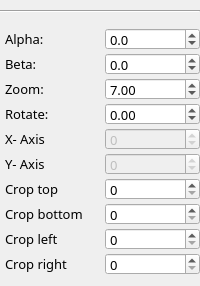
            <widget class="QWidget" name="page_image_1">
             <property name="geometry">
              <rect>
               <x>0</x>
               <y>0</y>
               <width>200</width>
               <height>286</height>
              </rect>
             </property>
             <attribute name="icon">
              <iconset>
               <normaloff>../../../../../../../source/views/ui_design/icon/right.png</normaloff>
               <normalon>../../../../../../../source/views/ui_design/icon/right.png</normalon>
               <activeoff>../../../../../../../source/views/ui_design/icon/down.png</activeoff>../../../../../../../source/views/ui_design/icon/right.png</iconset>
             </attribute>
             <attribute name="label">
              <string>Image 1</string>
             </attribute>
             <layout class="QVBoxLayout" name="verticalLayout_9">
              <property name="spacing">
               <number>5</number>
              </property>
              <property name="leftMargin">
               <number>0</number>
              </property>
              <property name="topMargin">
               <number>0</number>
              </property>
              <property name="rightMargin">
               <number>0</number>
              </property>
              <property name="bottomMargin">
               <number>0</number>
              </property>
              <item>
               <widget class="Line" name="line_9">
                <property name="orientation">
                 <enum>Qt::Horizontal</enum>
                </property>
               </widget>
              </item>
              <item>
               <layout class="QGridLayout" name="gridLayout_4">
                <property name="leftMargin">
                 <number>5</number>
                </property>
                <property name="horizontalSpacing">
                 <number>5</number>
                </property>
                <property name="verticalSpacing">
                 <number>3</number>
                </property>
                <item row="9" column="3">
                 <widget class="QSpinBox" name="val_crop_right_image_1">
                  <property name="minimumSize">
                   <size>
                    <width>60</width>
                    <height>0</height>
                   </size>
                  </property>
                  <property name="maximumSize">
                   <size>
                    <width>16777215</width>
                    <height>22</height>
                   </size>
                  </property>
                  <property name="font">
                   <font>
                    <family>Sans Serif</family>
                    <pointsize>10</pointsize>
                   </font>
                  </property>
                  <property name="maximum">
                   <number>2500</number>
                  </property>
                  <property name="value">
                   <number>0</number>
                  </property>
                 </widget>
                </item>
                <item row="1" column="3">
                 <widget class="QDoubleSpinBox" name="val_beta_image_1">
                  <property name="enabled">
                   <bool>true</bool>
                  </property>
                  <property name="minimumSize">
                   <size>
                    <width>60</width>
                    <height>0</height>
                   </size>
                  </property>
                  <property name="maximumSize">
                   <size>
                    <width>16777215</width>
                    <height>22</height>
                   </size>
                  </property>
                  <property name="font">
                   <font>
                    <family>Sans Serif</family>
                    <pointsize>10</pointsize>
                   </font>
                  </property>
                  <property name="decimals">
                   <number>1</number>
                  </property>
                  <property name="minimum">
                   <double>-110.000000000000000</double>
                  </property>
                  <property name="maximum">
                   <double>110.000000000000000</double>
                  </property>
                  <property name="singleStep">
                   <double>0.100000000000000</double>
                  </property>
                 </widget>
                </item>
                <item row="2" column="3">
                 <widget class="QDoubleSpinBox" name="val_zoom_image_1">
                  <property name="minimumSize">
                   <size>
                    <width>60</width>
                    <height>0</height>
                   </size>
                  </property>
                  <property name="maximumSize">
                   <size>
                    <width>16777215</width>
                    <height>22</height>
                   </size>
                  </property>
                  <property name="font">
                   <font>
                    <family>Sans Serif</family>
                    <pointsize>10</pointsize>
                   </font>
                  </property>
                  <property name="decimals">
                   <number>2</number>
                  </property>
                  <property name="maximum">
                   <double>15.000000000000000</double>
                  </property>
                  <property name="singleStep">
                   <double>0.020000000000000</double>
                  </property>
                  <property name="value">
                   <double>7.000000000000000</double>
                  </property>
                 </widget>
                </item>
                <item row="4" column="3">
                 <widget class="QSpinBox" name="val_coordinate_x_image_1">
                  <property name="enabled">
                   <bool>false</bool>
                  </property>
                  <property name="minimumSize">
                   <size>
                    <width>50</width>
                    <height>0</height>
                   </size>
                  </property>
                  <property name="maximumSize">
                   <size>
                    <width>16777215</width>
                    <height>22</height>
                   </size>
                  </property>
                  <property name="font">
                   <font>
                    <family>Sans Serif</family>
                    <pointsize>10</pointsize>
                   </font>
                  </property>
                  <property name="minimum">
                   <number>-10000</number>
                  </property>
                  <property name="maximum">
                   <number>10000</number>
                  </property>
                  <property name="value">
                   <number>0</number>
                  </property>
                 </widget>
                </item>
                <item row="3" column="0">
                 <widget class="QLabel" name="label_14">
                  <property name="minimumSize">
                   <size>
                    <width>60</width>
                    <height>0</height>
                   </size>
                  </property>
                  <property name="font">
                   <font>
                    <family>Sans Serif</family>
                    <pointsize>10</pointsize>
                   </font>
                  </property>
                  <property name="text">
                   <string>Rotate: </string>
                  </property>
                 </widget>
                </item>
                <item row="0" column="3">
                 <widget class="QDoubleSpinBox" name="val_alpha_image_1">
                  <property name="enabled">
                   <bool>true</bool>
                  </property>
                  <property name="minimumSize">
                   <size>
                    <width>60</width>
                    <height>0</height>
                   </size>
                  </property>
                  <property name="maximumSize">
                   <size>
                    <width>16777215</width>
                    <height>22</height>
                   </size>
                  </property>
                  <property name="font">
                   <font>
                    <family>Sans Serif</family>
                    <pointsize>10</pointsize>
                   </font>
                  </property>
                  <property name="decimals">
                   <number>1</number>
                  </property>
                  <property name="minimum">
                   <double>-110.000000000000000</double>
                  </property>
                  <property name="maximum">
                   <double>110.000000000000000</double>
                  </property>
                  <property name="singleStep">
                   <double>0.100000000000000</double>
                  </property>
                 </widget>
                </item>
                <item row="0" column="0">
                 <widget class="QLabel" name="label_40">
                  <property name="minimumSize">
                   <size>
                    <width>60</width>
                    <height>0</height>
                   </size>
                  </property>
                  <property name="font">
                   <font>
                    <family>Sans Serif</family>
                    <pointsize>10</pointsize>
                   </font>
                  </property>
                  <property name="text">
                   <string>Alpha:</string>
                  </property>
                 </widget>
                </item>
                <item row="9" column="0">
                 <widget class="QLabel" name="label_55">
                  <property name="font">
                   <font>
                    <family>Sans Serif</family>
                    <pointsize>10</pointsize>
                   </font>
                  </property>
                  <property name="text">
                   <string>Crop right</string>
                  </property>
                 </widget>
                </item>
                <item row="6" column="3">
                 <widget class="QSpinBox" name="val_crop_top_image_1">
                  <property name="minimumSize">
                   <size>
                    <width>60</width>
                    <height>0</height>
                   </size>
                  </property>
                  <property name="maximumSize">
                   <size>
                    <width>16777215</width>
                    <height>22</height>
                   </size>
                  </property>
                  <property name="font">
                   <font>
                    <family>Sans Serif</family>
                    <pointsize>10</pointsize>
                   </font>
                  </property>
                  <property name="maximum">
                   <number>2500</number>
                  </property>
                  <property name="value">
                   <number>0</number>
                  </property>
                 </widget>
                </item>
                <item row="8" column="0">
                 <widget class="QLabel" name="label_59">
                  <property name="font">
                   <font>
                    <family>Sans Serif</family>
                    <pointsize>10</pointsize>
                   </font>
                  </property>
                  <property name="text">
                   <string>Crop left</string>
                  </property>
                 </widget>
                </item>
                <item row="7" column="3">
                 <widget class="QSpinBox" name="val_crop_bottom_image_1">
                  <property name="minimumSize">
                   <size>
                    <width>60</width>
                    <height>0</height>
                   </size>
                  </property>
                  <property name="maximumSize">
                   <size>
                    <width>16777215</width>
                    <height>22</height>
                   </size>
                  </property>
                  <property name="font">
                   <font>
                    <family>Sans Serif</family>
                    <pointsize>10</pointsize>
                   </font>
                  </property>
                  <property name="maximum">
                   <number>2500</number>
                  </property>
                  <property name="value">
                   <number>0</number>
                  </property>
                 </widget>
                </item>
                <item row="5" column="0">
                 <widget class="QLabel" name="label_41">
                  <property name="font">
                   <font>
                    <family>Sans Serif</family>
                    <pointsize>10</pointsize>
                   </font>
                  </property>
                  <property name="text">
                   <string>Y- Axis</string>
                  </property>
                 </widget>
                </item>
                <item row="7" column="0">
                 <widget class="QLabel" name="label_54">
                  <property name="font">
                   <font>
                    <family>Sans Serif</family>
                    <pointsize>10</pointsize>
                   </font>
                  </property>
                  <property name="text">
                   <string>Crop bottom</string>
                  </property>
                 </widget>
                </item>
                <item row="4" column="0">
                 <widget class="QLabel" name="label_31">
                  <property name="font">
                   <font>
                    <family>Sans Serif</family>
                    <pointsize>10</pointsize>
                   </font>
                  </property>
                  <property name="text">
                   <string>X- Axis</string>
                  </property>
                 </widget>
                </item>
                <item row="1" column="0">
                 <widget class="QLabel" name="label_46">
                  <property name="minimumSize">
                   <size>
                    <width>60</width>
                    <height>0</height>
                   </size>
                  </property>
                  <property name="font">
                   <font>
                    <family>Sans Serif</family>
                    <pointsize>10</pointsize>
                   </font>
                  </property>
                  <property name="text">
                   <string>Beta:</string>
                  </property>
                 </widget>
                </item>
                <item row="3" column="3">
                 <widget class="QDoubleSpinBox" name="val_rotate_image_1">
                  <property name="minimumSize">
                   <size>
                    <width>50</width>
                    <height>0</height>
                   </size>
                  </property>
                  <property name="maximumSize">
                   <size>
                    <width>16777215</width>
                    <height>22</height>
                   </size>
                  </property>
                  <property name="font">
                   <font>
                    <family>Sans Serif</family>
                    <pointsize>10</pointsize>
                   </font>
                  </property>
                  <property name="minimum">
                   <double>-180.000000000000000</double>
                  </property>
                  <property name="maximum">
                   <double>180.000000000000000</double>
                  </property>
                  <property name="singleStep">
                   <double>0.100000000000000</double>
                  </property>
                 </widget>
                </item>
                <item row="5" column="3">
                 <widget class="QSpinBox" name="val_coordinate_y_image_1">
                  <property name="enabled">
                   <bool>false</bool>
                  </property>
                  <property name="minimumSize">
                   <size>
                    <width>50</width>
                    <height>0</height>
                   </size>
                  </property>
                  <property name="maximumSize">
                   <size>
                    <width>16777215</width>
                    <height>22</height>
                   </size>
                  </property>
                  <property name="font">
                   <font>
                    <family>Sans Serif</family>
                    <pointsize>10</pointsize>
                   </font>
                  </property>
                  <property name="minimum">
                   <number>-10000</number>
                  </property>
                  <property name="maximum">
                   <number>10000</number>
                  </property>
                  <property name="value">
                   <number>0</number>
                  </property>
                 </widget>
                </item>
                <item row="6" column="0">
                 <widget class="QLabel" name="label_42">
                  <property name="font">
                   <font>
                    <family>Sans Serif</family>
                    <pointsize>10</pointsize>
                   </font>
                  </property>
                  <property name="text">
                   <string>Crop top</string>
                  </property>
                 </widget>
                </item>
                <item row="8" column="3">
                 <widget class="QSpinBox" name="val_crop_left_image_1">
                  <property name="minimumSize">
                   <size>
                    <width>60</width>
                    <height>0</height>
                   </size>
                  </property>
                  <property name="maximumSize">
                   <size>
                    <width>16777215</width>
                    <height>22</height>
                   </size>
                  </property>
                  <property name="font">
                   <font>
                    <family>Sans Serif</family>
                    <pointsize>10</pointsize>
                   </font>
                  </property>
                  <property name="maximum">
                   <number>2500</number>
                  </property>
                  <property name="value">
                   <number>0</number>
                  </property>
                 </widget>
                </item>
                <item row="2" column="0">
                 <widget class="QLabel" name="label_15">
                  <property name="minimumSize">
                   <size>
                    <width>80</width>
                    <height>0</height>
                   </size>
                  </property>
                  <property name="font">
                   <font>
                    <family>Sans Serif</family>
                    <pointsize>10</pointsize>
                   </font>
                  </property>
                  <property name="text">
                   <string>Zoom:</string>
                  </property>
                 </widget>
                </item>
               </layout>
              </item>
             </layout>
            </widget>
